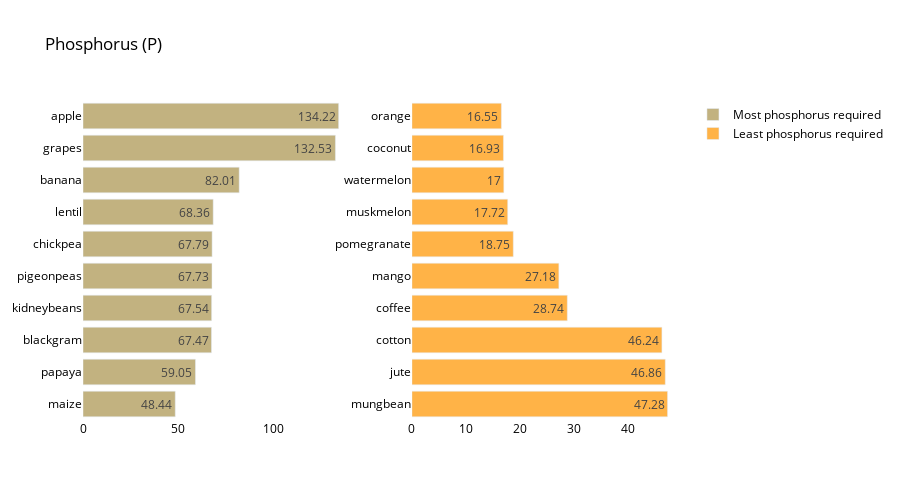

Write notebook code for a chart like this one.
### Code cell
crop_summary_P = crop_summary.sort_values(by='P', ascending=False)

fig = make_subplots(rows=1, cols=2)

top = {
    'y' : crop_summary_P['P'][0:10].sort_values().index,
    'x' : crop_summary_P['P'][0:10].sort_values()
}

last = {
    'y' : crop_summary_P['P'][-10:].index,
    'x' : crop_summary_P['P'][-10:]
}

fig.add_trace(
    go.Bar(top,
           name="Most phosphorus required",
           marker_color=random.choice(colorarr),
           orientation='h',
          text=top['x']),

    row=1, col=1
)

fig.add_trace(
    go.Bar(last,
           name="Least phosphorus required",
           marker_color=random.choice(colorarr),
           orientation='h',
          text=last['x']),
    row=1, col=2
)
fig.update_traces(texttemplate='%{text}', textposition='inside')
fig.update_layout(title_text="Phosphorus (P)",
                  plot_bgcolor='white',
                  font_size=12,
                  font_color='black',
                 height=500)

fig.update_xaxes(showgrid=False)
fig.update_yaxes(showgrid=False)
fig.show()

### Figure 1 — Plotly figure (JSON) as saved in the notebook; plotly's stock layout.template omitted (floating-point values rounded to 4 significant figures)
{"data": [{"marker": {"color": "#C2b280"}, "name": "Most phosphorus required", "orientation": "h", "text": [48.44, 59.05, 67.47, 67.54, 67.73, 67.79, 68.36, 82.01, 132.5, 134.2], "textposition": "inside", "texttemplate": "%{text}", "type": "bar", "x": [48.44, 59.05, 67.47, 67.54, 67.73, 67.79, 68.36, 82.01, 132.5, 134.2], "xaxis": "x", "y": ["maize", "papaya", "blackgram", "kidneybeans", "pigeonpeas", "chickpea", "lentil", "banana", "grapes", "apple"], "yaxis": "y"}, {"marker": {"color": "#Ffb347"}, "name": "Least phosphorus required", "orientation": "h", "text": [47.28, 46.86, 46.24, 28.74, 27.18, 18.75, 17.72, 17, 16.93, 16.55], "textposition": "inside", "texttemplate": "%{text}", "type": "bar", "x": [47.28, 46.86, 46.24, 28.74, 27.18, 18.75, 17.72, 17, 16.93, 16.55], "xaxis": "x2", "y": ["mungbean", "jute", "cotton", "coffee", "mango", "pomegranate", "muskmelon", "watermelon", "coconut", "orange"], "yaxis": "y2"}], "layout": {"font": {"color": "black", "size": 12}, "height": 500, "plot_bgcolor": "white", "title": {"text": "Phosphorus (P)"}, "xaxis": {"anchor": "y", "domain": [0, 0.45], "showgrid": false}, "xaxis2": {"anchor": "y2", "domain": [0.55, 1], "showgrid": false}, "yaxis": {"anchor": "x", "domain": [0, 1], "showgrid": false}, "yaxis2": {"anchor": "x2", "domain": [0, 1], "showgrid": false}}}
